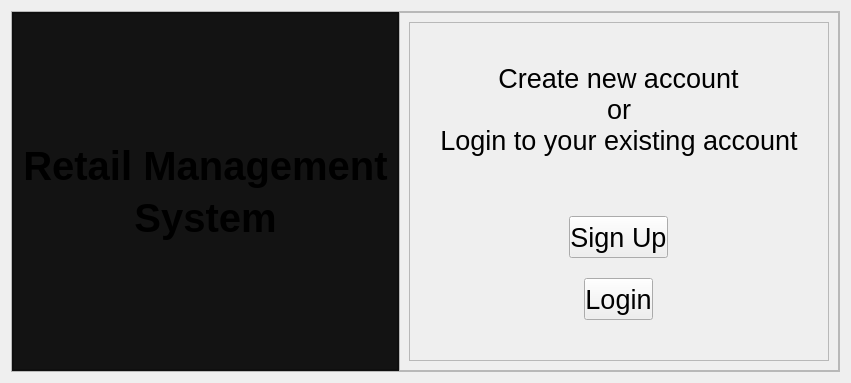
      <widget class="QWidget" name="rms_main">
       <layout class="QVBoxLayout" name="verticalLayout_4">
        <item>
         <widget class="QFrame" name="frame">
          <property name="styleSheet">
           <string notr="true"/>
          </property>
          <property name="frameShape">
           <enum>QFrame::StyledPanel</enum>
          </property>
          <property name="frameShadow">
           <enum>QFrame::Raised</enum>
          </property>
          <layout class="QHBoxLayout" name="horizontalLayout">
           <property name="spacing">
            <number>0</number>
           </property>
           <property name="leftMargin">
            <number>0</number>
           </property>
           <property name="topMargin">
            <number>0</number>
           </property>
           <property name="rightMargin">
            <number>0</number>
           </property>
           <property name="bottomMargin">
            <number>0</number>
           </property>
           <item>
            <widget class="QFrame" name="frame_2">
             <property name="styleSheet">
              <string notr="true">background-color:rgb(19, 19, 19);</string>
             </property>
             <property name="frameShape">
              <enum>QFrame::StyledPanel</enum>
             </property>
             <property name="frameShadow">
              <enum>QFrame::Raised</enum>
             </property>
             <layout class="QHBoxLayout" name="horizontalLayout_3">
              <property name="spacing">
               <number>0</number>
              </property>
              <property name="leftMargin">
               <number>0</number>
              </property>
              <property name="topMargin">
               <number>0</number>
              </property>
              <property name="rightMargin">
               <number>0</number>
              </property>
              <property name="bottomMargin">
               <number>0</number>
              </property>
              <item>
               <widget class="QFrame" name="frame_4">
                <property name="frameShape">
                 <enum>QFrame::StyledPanel</enum>
                </property>
                <property name="frameShadow">
                 <enum>QFrame::Raised</enum>
                </property>
                <layout class="QVBoxLayout" name="verticalLayout_2">
                 <item>
                  <spacer name="verticalSpacer_2">
                   <property name="orientation">
                    <enum>Qt::Vertical</enum>
                   </property>
                   <property name="sizeHint" stdset="0">
                    <size>
                     <width>20</width>
                     <height>40</height>
                    </size>
                   </property>
                  </spacer>
                 </item>
                 <item>
                  <widget class="QLabel" name="label_2">
                   <property name="font">
                    <font>
                     <pointsize>30</pointsize>
                    </font>
                   </property>
                   <property name="text">
                    <string>&lt;html&gt;&lt;head/&gt;&lt;body&gt;&lt;p align=&quot;center&quot;&gt;&lt;span style=&quot; font-weight:600;&quot;&gt;Retail Management&lt;/span&gt;&lt;/p&gt;&lt;/body&gt;&lt;/html&gt;</string>
                   </property>
                  </widget>
                 </item>
                 <item>
                  <widget class="QLabel" name="label">
                   <property name="font">
                    <font>
                     <pointsize>30</pointsize>
                    </font>
                   </property>
                   <property name="text">
                    <string>&lt;html&gt;&lt;head/&gt;&lt;body&gt;&lt;p align=&quot;center&quot;&gt;&lt;span style=&quot; font-weight:600;&quot;&gt;System&lt;/span&gt;&lt;/p&gt;&lt;/body&gt;&lt;/html&gt;</string>
                   </property>
                  </widget>
                 </item>
                 <item>
                  <spacer name="verticalSpacer">
                   <property name="orientation">
                    <enum>Qt::Vertical</enum>
                   </property>
                   <property name="sizeHint" stdset="0">
                    <size>
                     <width>20</width>
                     <height>40</height>
                    </size>
                   </property>
                  </spacer>
                 </item>
                </layout>
               </widget>
              </item>
             </layout>
            </widget>
           </item>
           <item>
            <widget class="QFrame" name="frame_3">
             <property name="frameShape">
              <enum>QFrame::StyledPanel</enum>
             </property>
             <property name="frameShadow">
              <enum>QFrame::Raised</enum>
             </property>
             <layout class="QHBoxLayout" name="horizontalLayout_4">
              <item>
               <widget class="QFrame" name="frame_5">
                <property name="frameShape">
                 <enum>QFrame::StyledPanel</enum>
                </property>
                <property name="frameShadow">
                 <enum>QFrame::Raised</enum>
                </property>
                <layout class="QVBoxLayout" name="verticalLayout_3" stretch="0,0,0,0,0,0,0">
                 <property name="spacing">
                  <number>0</number>
                 </property>
                 <property name="leftMargin">
                  <number>30</number>
                 </property>
                 <property name="topMargin">
                  <number>0</number>
                 </property>
                 <property name="rightMargin">
                  <number>30</number>
                 </property>
                 <property name="bottomMargin">
                  <number>0</number>
                 </property>
                 <item>
                  <spacer name="verticalSpacer_3">
                   <property name="orientation">
                    <enum>Qt::Vertical</enum>
                   </property>
                   <property name="sizeHint" stdset="0">
                    <size>
                     <width>20</width>
                     <height>40</height>
                    </size>
                   </property>
                  </spacer>
                 </item>
                 <item alignment="Qt::AlignHCenter">
                  <widget class="QLabel" name="label_3">
                   <property name="maximumSize">
                    <size>
                     <width>500</width>
                     <height>50</height>
                    </size>
                   </property>
                   <property name="font">
                    <font>
                     <pointsize>20</pointsize>
                    </font>
                   </property>
                   <property name="text">
                    <string>&lt;html&gt;&lt;head/&gt;&lt;body&gt;&lt;p align=&quot;center&quot;&gt;Create new account&lt;/p&gt;&lt;/body&gt;&lt;/html&gt;</string>
                   </property>
                  </widget>
                 </item>
                 <item alignment="Qt::AlignHCenter">
                  <widget class="QLabel" name="label_4">
                   <property name="maximumSize">
                    <size>
                     <width>150</width>
                     <height>50</height>
                    </size>
                   </property>
                   <property name="font">
                    <font>
                     <pointsize>20</pointsize>
                    </font>
                   </property>
                   <property name="text">
                    <string>&lt;html&gt;&lt;head/&gt;&lt;body&gt;&lt;p align=&quot;center&quot;&gt;or&lt;/p&gt;&lt;/body&gt;&lt;/html&gt;</string>
                   </property>
                  </widget>
                 </item>
                 <item alignment="Qt::AlignHCenter">
                  <widget class="QLabel" name="label_5">
                   <property name="maximumSize">
                    <size>
                     <width>500</width>
                     <height>50</height>
                    </size>
                   </property>
                   <property name="font">
                    <font>
                     <pointsize>20</pointsize>
                    </font>
                   </property>
                   <property name="text">
                    <string>&lt;html&gt;&lt;head/&gt;&lt;body&gt;&lt;p align=&quot;center&quot;&gt;Login to your existing account&lt;/p&gt;&lt;/body&gt;&lt;/html&gt;</string>
                   </property>
                  </widget>
                 </item>
                 <item alignment="Qt::AlignHCenter">
                  <widget class="QPushButton" name="pushButton_2">
                   <property name="maximumSize">
                    <size>
                     <width>200</width>
                     <height>200</height>
                    </size>
                   </property>
                   <property name="font">
                    <font>
                     <pointsize>20</pointsize>
                    </font>
                   </property>
                   <property name="styleSheet">
                    <string notr="true">QPushButton{
height:40px;
margin-top:60;
}</string>
                   </property>
                   <property name="text">
                    <string>Sign Up</string>
                   </property>
                  </widget>
                 </item>
                 <item alignment="Qt::AlignHCenter">
                  <widget class="QPushButton" name="pushButton">
                   <property name="maximumSize">
                    <size>
                     <width>200</width>
                     <height>200</height>
                    </size>
                   </property>
                   <property name="font">
                    <font>
                     <pointsize>20</pointsize>
                    </font>
                   </property>
                   <property name="styleSheet">
                    <string notr="true">QPushButton{
height:40px;
margin-top:20px;
}</string>
                   </property>
                   <property name="text">
                    <string>Login</string>
                   </property>
                  </widget>
                 </item>
                 <item>
                  <spacer name="verticalSpacer_4">
                   <property name="orientation">
                    <enum>Qt::Vertical</enum>
                   </property>
                   <property name="sizeHint" stdset="0">
                    <size>
                     <width>20</width>
                     <height>40</height>
                    </size>
                   </property>
                  </spacer>
                 </item>
                </layout>
               </widget>
              </item>
             </layout>
            </widget>
           </item>
          </layout>
         </widget>
        </item>
       </layout>
      </widget>
